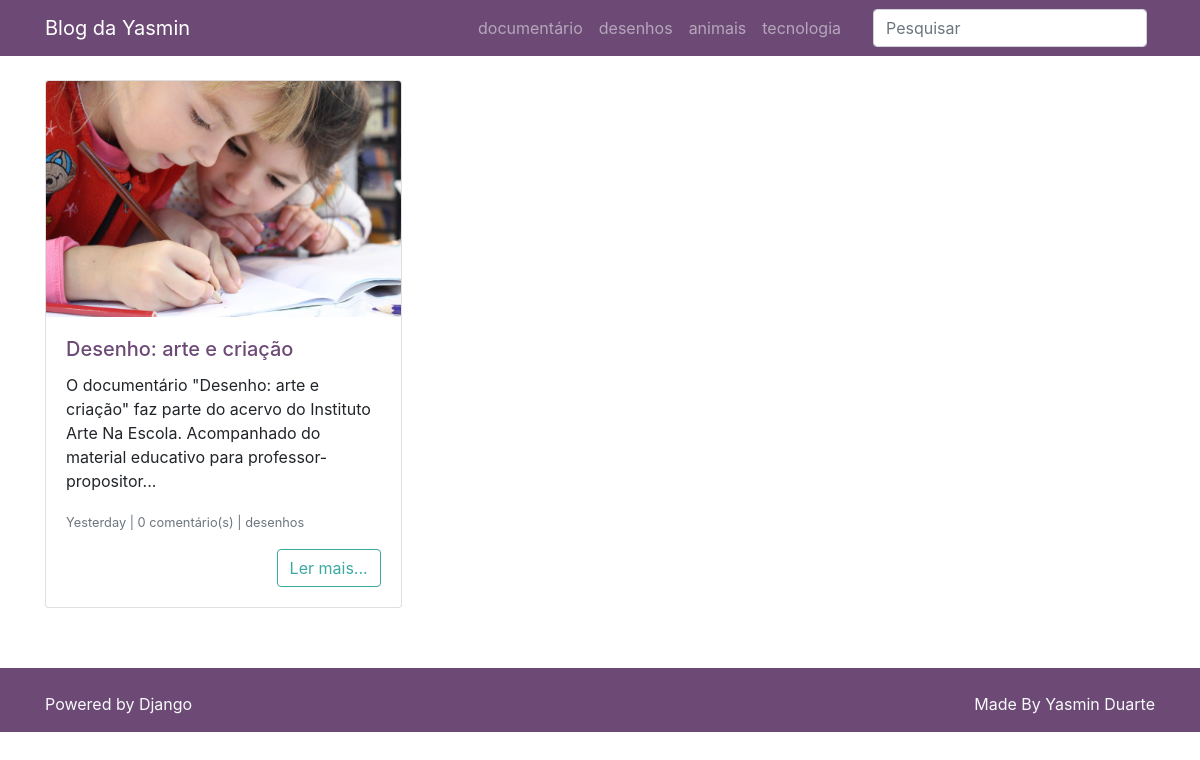
/categoria/desenhos, run on the app's committed database.
### posts/models.py (models this page shows, shortened)
class Post(models.Model):
    titulo_post = models.CharField(max_length=50, verbose_name='Titulo')
    autor_post = models.ForeignKey(User, on_delete=models.DO_NOTHING, verbose_name='Autor')
    data_post = models.DateTimeField(default=timezone.now, verbose_name='Data de criação')
    conteudo_post = models.TextField(verbose_name='Conteudo')
    excerto_post = models.TextField(verbose_name='Excerto')
    categoria_post = models.ForeignKey(Categoria, on_delete=models.DO_NOTHING, blank=True, null=True,
    verbose_name='Categoria')
    imagem_post = models.ImageField(upload_to='post_img/%Y/%m', blank=True, null=True, verbose_name='img do post')
    publicado_post = models.BooleanField(default=False, verbose_name='Publicado')

### categorias/models.py (models this page shows)
class Categoria(models.Model):
    nome_cat = models.CharField(max_length=30, verbose_name='Nome categoria')
    def __str__(self):
        return self.nome_cat

### posts/views.py (the view)
# urls.py: path('categoria/<str:categoria>', views.PostCategoria.as_view(), name='post_categoria'),
class PostCategoria(PostIndex):
    template_name = 'posts/post_categoria.html'
    def get_queryset(self):
            qs = super().get_queryset()
            categoria = self.kwargs.get('categoria', None)
            if not categoria:
                return qs
            qs = qs.filter(categoria_post__nome_cat__iexact=categoria)
            return qs

### posts/views.py (called while the page is built)
    def get_queryset(self):
            qs = super().get_queryset()
            qs = qs.order_by('-id')
            qs = qs.annotate(
                numero_comentarios=Count(
                    Case(
                        When(comentario__publicado_comentario=True, then=1)
                    )
                )
            )
            return qs

### posts/templates/posts/post_categoria.html (shortened to what this page needs)
{% extends 'base.html' %}
{% load humanize %}
    {% block 'conteudo' %}
    <div class="card-columns mt-4">
        {% for post in posts %}
            {% if post.publicado_post %}
                <div class="card">
                    {% if post.imagem_post %}
                        <a href="{% url 'post_detalhes' post.id %}">
                            <img class="card-img-top" src="{{ post.imagem_post.url }}" alt="Card image cap">
                        </a>
                    {% endif %}
                    <div class="card-body">
                        <h5 class="card-title">
                            <a href="{% url 'post_detalhes' post.id %}">
                                {{ post.titulo_post }}
                            </a>
                        </h5>
                        <p class="card-text">{{post.excerto_post}}</p>
                        <p class="card-text">
                            <small class="text-muted">{{ post.data_post|naturalday|title }}
                                |
                                {{ post.numero_comentarios }} comentário(s)
                                |
                                {{ post.categoria_post }}</small>
                        </p>
                        <div class="text-right">
                            <a href="{% url 'post_detalhes' post.id %}" class="btn btn-outline-secondary">Ler mais...</a>
                        </div>
                    </div>
                </div>
            {% endif %}
        {% endfor %}
    </div>
{% endblock %}

### data on the page
Post: imagem_post (picture), titulo_post "Desenho: arte e criação", excerto_post "O documentário \"Desenho: arte e criação\" faz parte do acervo do Instituto Arte Na Escola. Acompanhado do material educativo para professor-propositor...", data_post "Yesterday", numero_comentarios "0", categoria_post "desenhos"
